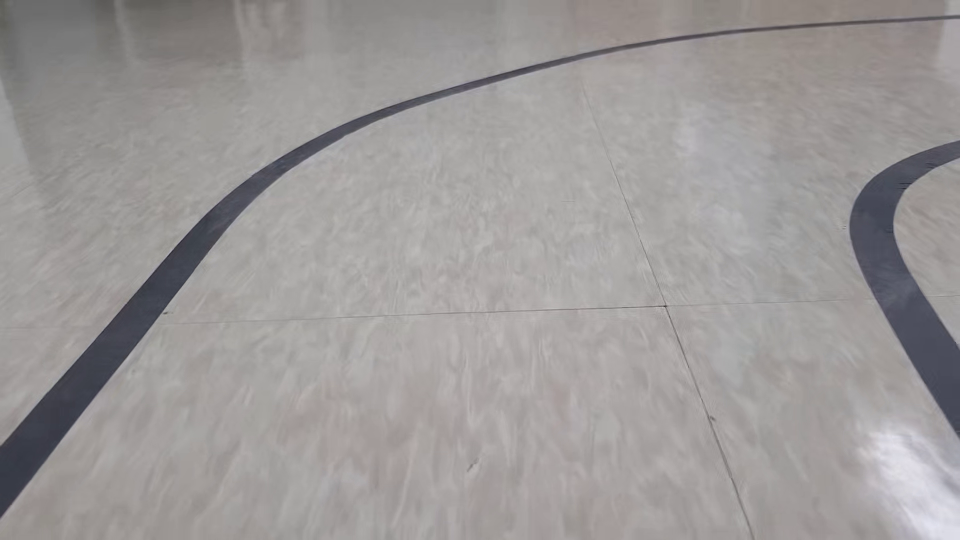
#> input picture frame 51 of Project/ys_test/line.mp4, 1920 x 1080 px (shown at 1/2 size)
$ python JH_line.py
#> lines starting #> are read from the running program, lines starting #| are printed output that depends on the picture; after the words box and inside, x2 and y2 are one past the last pixel; in counts of white or black regions, pixels touching at a corner belong together; long printed decimals are rounded
import cv2
import numpy as np
import time
cam=cv2.VideoCapture('line.mp4')
#cam.set(3,50)
#cam.set(4,50)
time.sleep(2)
while True:
    fet,img = cam.read()
#> img is the input picture: shape (1080, 1920, 3); mean B, G, R 152.6, 153.3, 156.6
    #img = cv2.imread(r'images\chessboard\frame01.jpg')
    img = cv2.resize(img,None,fx=0.5, fy=0.5, interpolation = cv2.INTER_CUBIC)
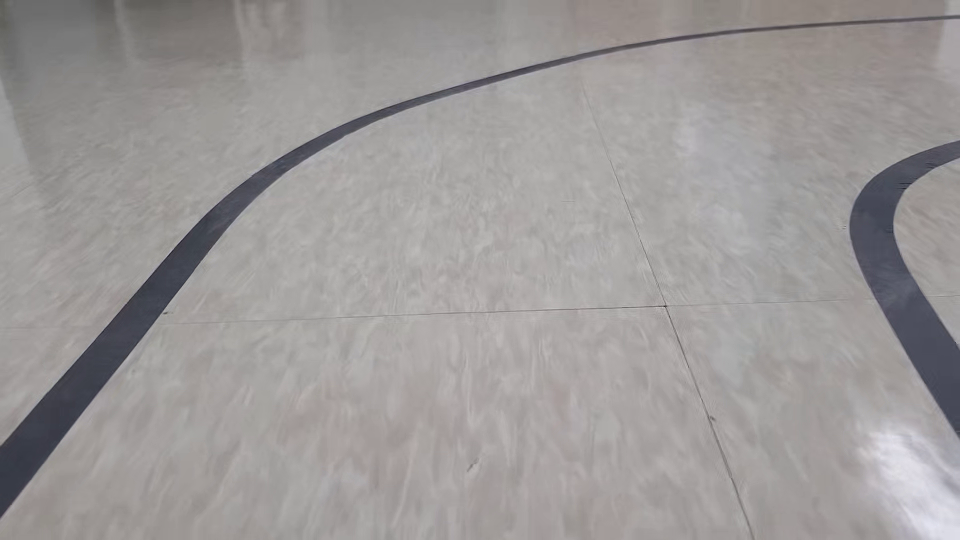
#> img: shape (540, 960, 3); mean B, G, R 152.6, 153.3, 156.6
    img_original = img.copy()
    #blur2 = cv2.bilateralFilter(blur,9,100,100)
    gray = cv2.cvtColor(img, cv2.COLOR_BGR2GRAY)
    blur = cv2.bilateralFilter(gray,5,100,100)
    #blur = cv2.blur(gray,(5,5))
    edges = cv2.Canny(blur,120,200,apertureSize=3)
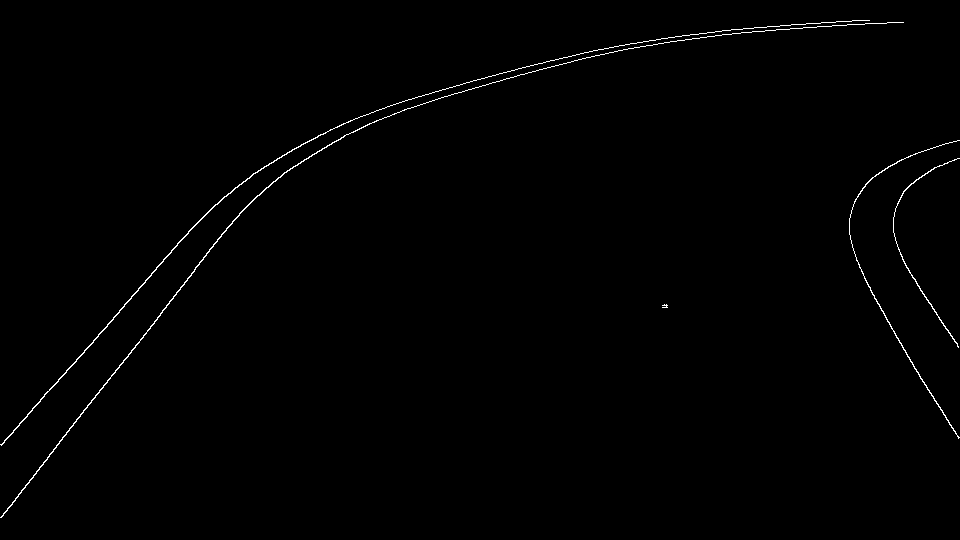
#> edges: shape (540, 960); 0.63% white in thin lines or dots

    lines = cv2.HoughLines(edges,1,np.pi/180,120)
#> lines = [[319, 0.663], [294, 0.716], [297, 0.733], [323, 0.681], [215, 1.29], [84, 1.5], [207, 1.31]]
    resultline=[0]*3
    try:
        for i in range(len(lines)):
            if resultline[1]<lines[i][0][1]:
                resultline[0]=lines[i][0][0]
                resultline[1]=lines[i][0][1]
#> this loop made 7 passes
#> after the loop, resultline = [84, 1.5, 0]
                #if lines[i][1]>lines[i+1][1]:
                #    lines[0]=lines[i]
        rho=resultline[0]
#> rho = 84
        theta=resultline[1]
#> theta = 1.5
        print(theta)
#| 1.501
        a = np.cos(theta)
#> a = 0.0698
        b = np.sin(theta)
#> b = 0.998
        x0 = a*rho
#> x0 = 5.86
        y0 = b*rho
#> y0 = 83.8
        x1 = int(x0 + 1000*(-b))
#> x1 = -991
        y1 = int(y0+1000*(a))
#> y1 = 153
        x2 = int(x0 - 1000*(-b))
#> x2 = 1003
        y2 = int(y0 -1000*(a))
#> y2 = 14

        cv2.line(blur,(x1,y1),(x2,y2),(0,0,255),2)
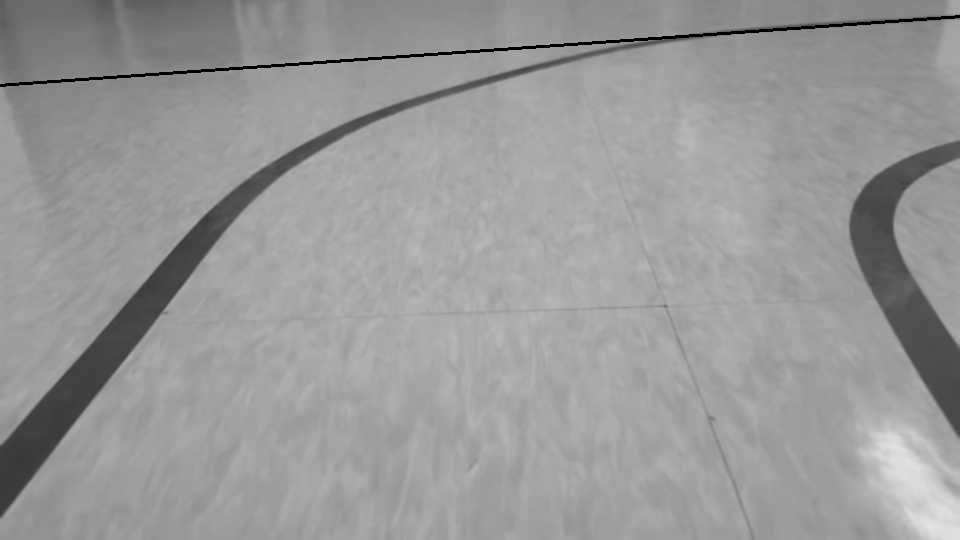
#> blur: shape (540, 960); min 0, max 227, mean 152.8
    except:
        cv2.line(blur,(x1,y1),(x2,y2),(0,0,255),2)
        print("can't find line")
    res = np.vstack((edges,blur))
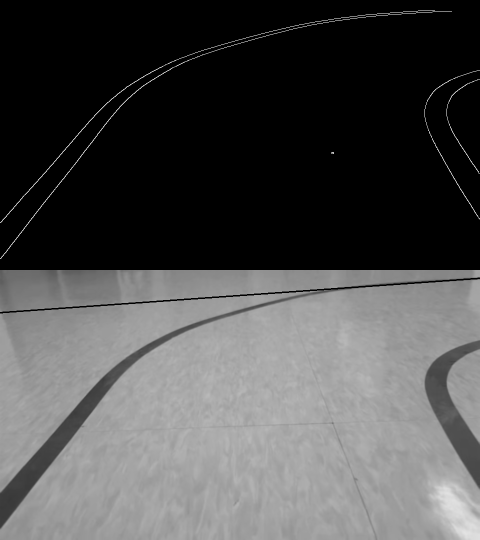
#> res: shape (1080, 960) (shown at 1/2 size); min 0, max 255, mean 77.2
    if cv2.waitKey(1)&0xFF == ord('q'):
#> (key q is pressed here)
        break
    cv2.imshow('img',res)

cv2.destroyAllWindows()

$ run again, starting later in the video
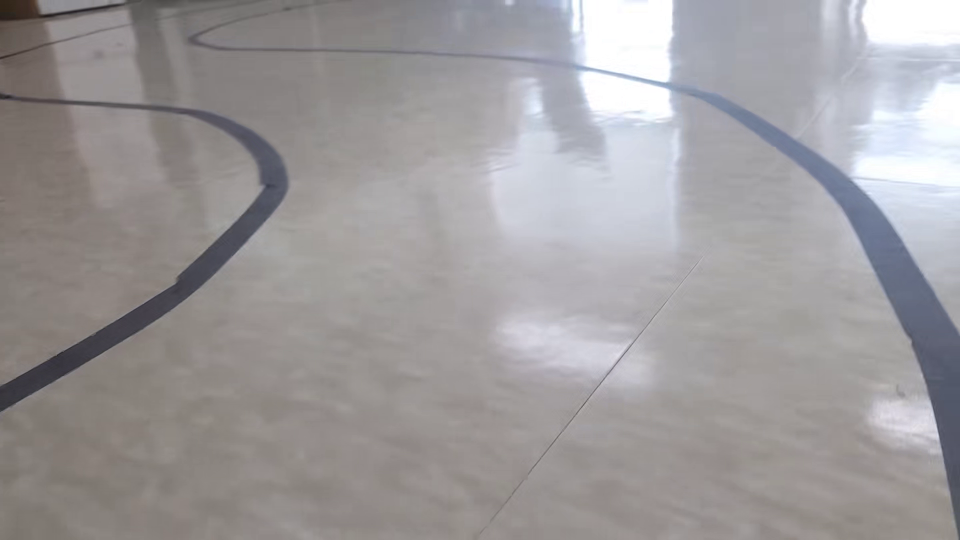
#> input picture frame 229 of Project/ys_test/line.mp4, 1920 x 1080 px (shown at 1/2 size)
#> img is the input picture: shape (1080, 1920, 3); mean B, G, R 156.1, 154.7, 157.7
#> img: shape (540, 960, 3)
#> `edges = cv2.Canny(blur,120,200,apertureSize=3)`:
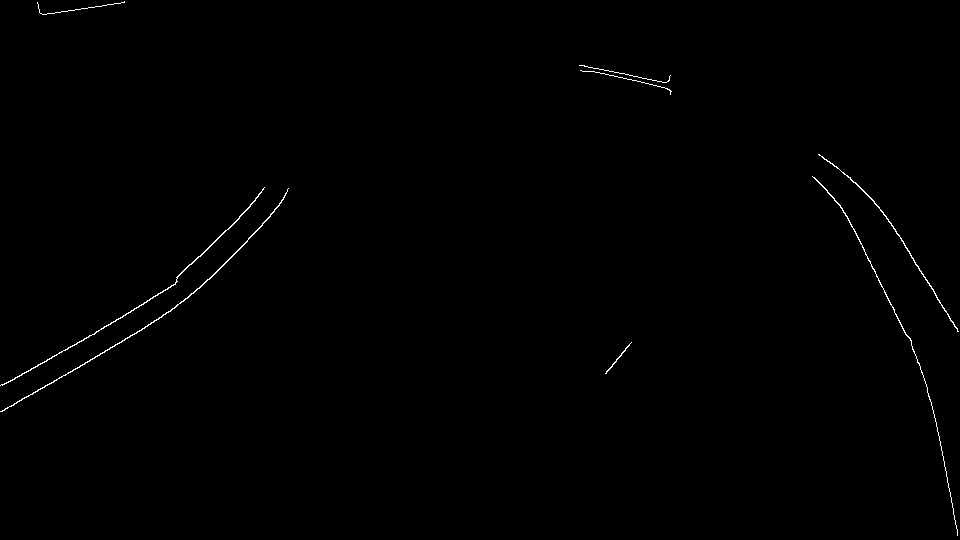
#> edges: shape (540, 960); 0.4% white in thin lines or dots
#> lines = [[335, 1.05], [356, 1.05], [-667, 2.69], [354, 1.03], [322, 0.785], [-637, 2.58]]
#> the loop `for i in range(len(lines)):` made 6 passes
#> after the loop `for i in range(len(lines)):`: resultline = [-667, 2.69, 0]
#> rho = -667
#> theta = 2.69
#| 2.688
#> a = -0.899
#> b = 0.438
#> x0 = 599.5
#> y0 = -292.4
#> x1 = 161
#> y1 = -1191
#> x2 = 1037
#> y2 = 606
#> `res = np.vstack((edges,blur))`:
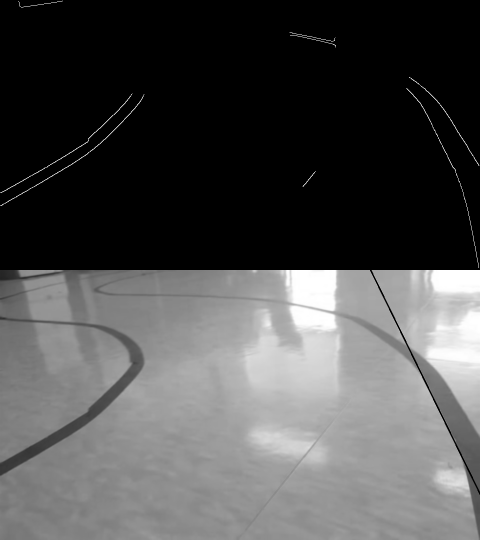
#> res: shape (1080, 960) (shown at 1/2 size); min 0, max 255, mean 77.9

$ run again, starting later in the video
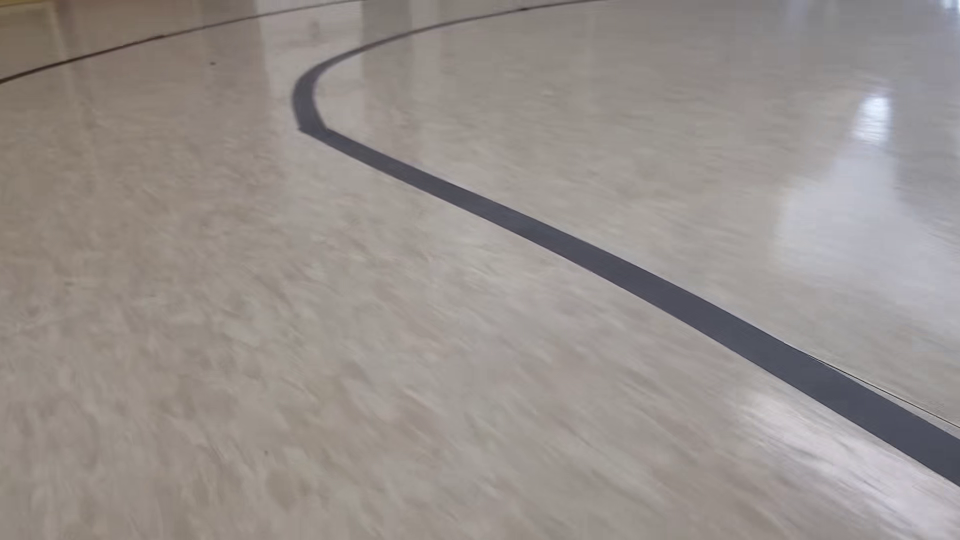
#> input picture frame 408 of Project/ys_test/line.mp4, 1920 x 1080 px (shown at 1/2 size)
#> img is the input picture: shape (1080, 1920, 3); mean B, G, R 140.5, 144.4, 151.1
#> img: shape (540, 960, 3)
#> `edges = cv2.Canny(blur,120,200,apertureSize=3)`:
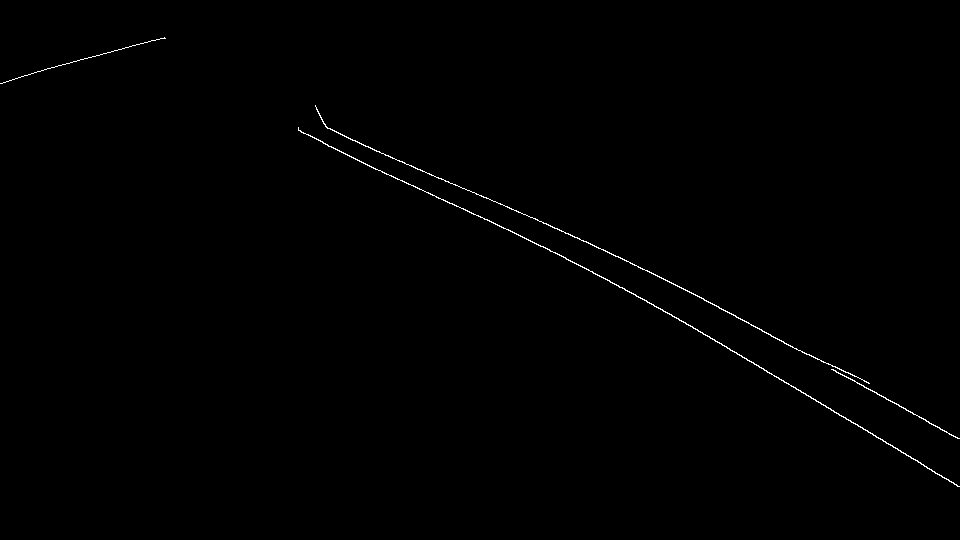
#> edges: shape (540, 960); 0.41% white in thin lines or dots, all inside (x1, y1, x2, y2) = (0, 37, 960, 487)
#> lines = 15 rows, first 8: [-77, 2.11], [-81, 2.08], [-6, 2.01], [-8, 1.97], [-62, 2.09], [-16, 1.99], [-66, 2.06], [-28, 2.01]
#> the loop `for i in range(len(lines)):` made 15 passes
#> after the loop `for i in range(len(lines)):`: resultline = [-77, 2.11, 0]
#> rho = -77
#> theta = 2.11
#| 2.112
#> a = -0.515
#> b = 0.857
#> x0 = 39.66
#> y0 = -66
#> x1 = -817
#> y1 = -581
#> x2 = 896
#> y2 = 449
#> `res = np.vstack((edges,blur))`:
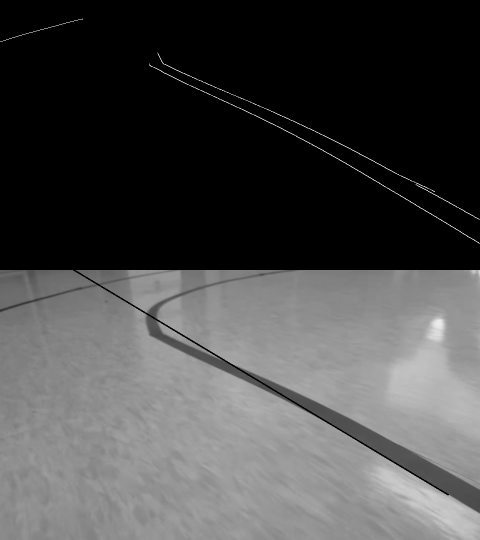
#> res: shape (1080, 960) (shown at 1/2 size); min 0, max 255, mean 72.9
